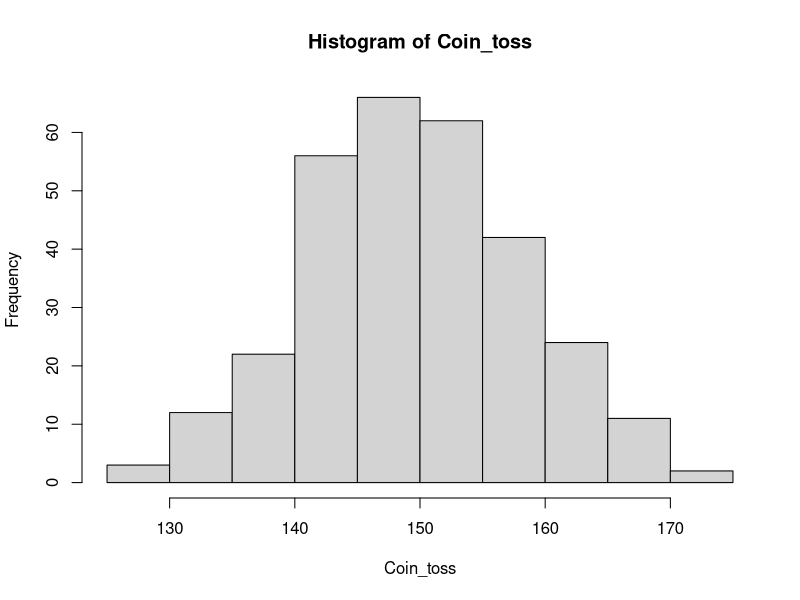
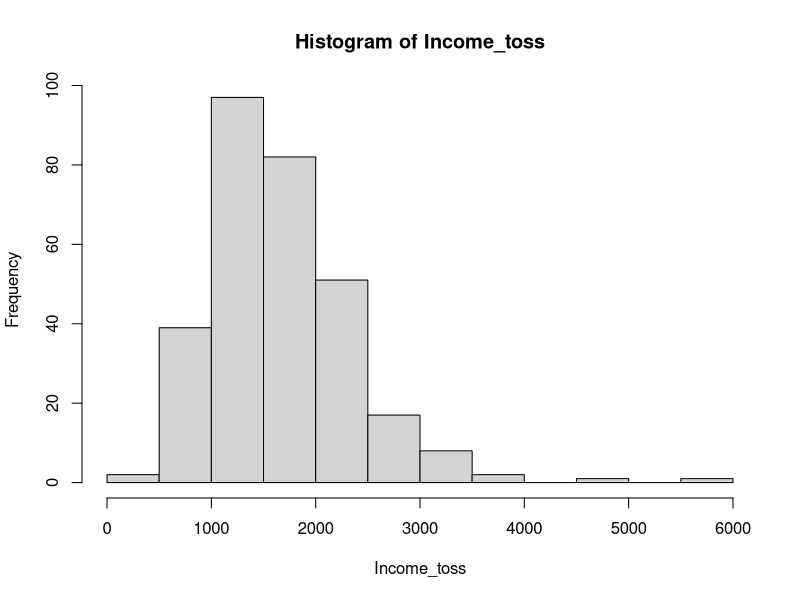
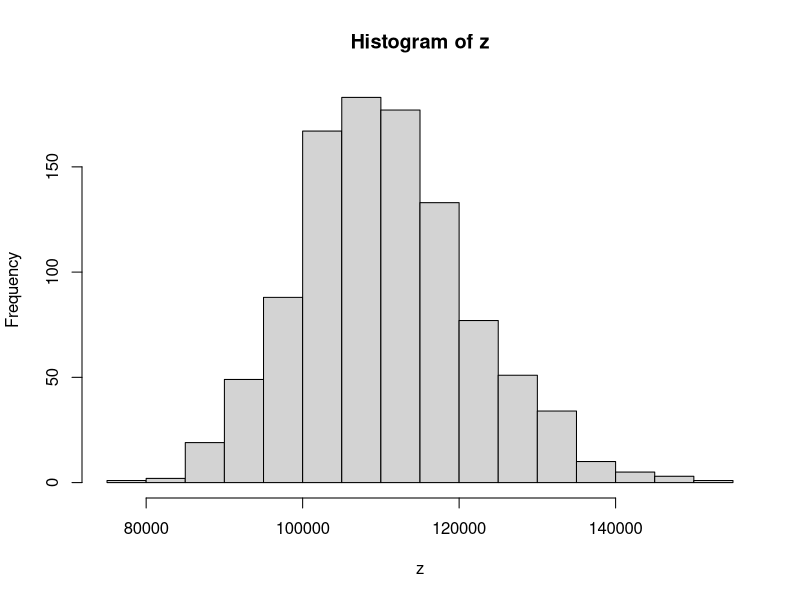

The R source for these figures, in order:
rm(list=ls())

##a basic Gaussian generator 

sample(c(0,1),1) ## a coin toss

no.toss <- 300 ## number of tosses per person
no.people <- 300 ## number of people

Coin_toss <- NULL
i <- 1
for (i in 1:no.people){
  Coin_toss[i] <- sum(sample(c(0,1), no.toss, replace=TRUE))
  }                  
hist(Coin_toss)

sample(c(0,1),1)

##a basic log-normal generator 

sample(c(1,1.05),1) ## a raise pool toss

no.toss <- 300 ## number of iterations per person
no.people <- 300 ## number of people

Income_toss <- NULL
i <- 1
for (i in 1:no.people){
  Income_toss[i] <- prod(sample(c(1.05,1), no.toss, replace=TRUE))
}                  
hist(Income_toss)


## a more complex "salary simulator"
## try increasing the variance in the growth rate

start.value <- rep(50000,1000)
lifespan <- rnorm(1000, 40, 5)
growth.rate <- 1 + (rnorm(1000, 0.02, 0.00001))
z <- start.value*growth.rate^lifespan
hist(z)



